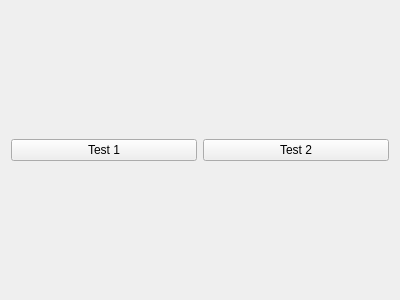
<?xml version="1.0" encoding="UTF-8"?>
<ui version="4.0">
 <class>Widget</class>
 <widget class="QWidget" name="Widget">
  <property name="geometry">
   <rect>
    <x>0</x>
    <y>0</y>
    <width>400</width>
    <height>300</height>
   </rect>
  </property>
  <property name="windowTitle">
   <string>Form</string>
  </property>
  <layout class="QGridLayout" name="gridLayout">
   <item row="0" column="0">
    <widget class="QPushButton" name="pushButtonTest_1">
     <property name="text">
      <string>Test 1</string>
     </property>
    </widget>
   </item>
   <item row="0" column="1">
    <widget class="QPushButton" name="pushButtonTest_2">
     <property name="text">
      <string>Test 2</string>
     </property>
    </widget>
   </item>
  </layout>
 </widget>
 <resources/>
 <connections/>
</ui>
